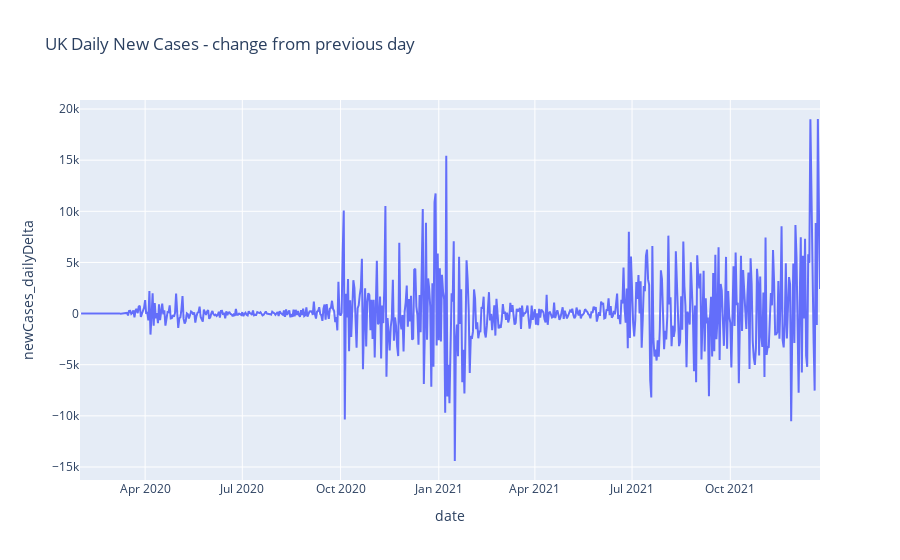
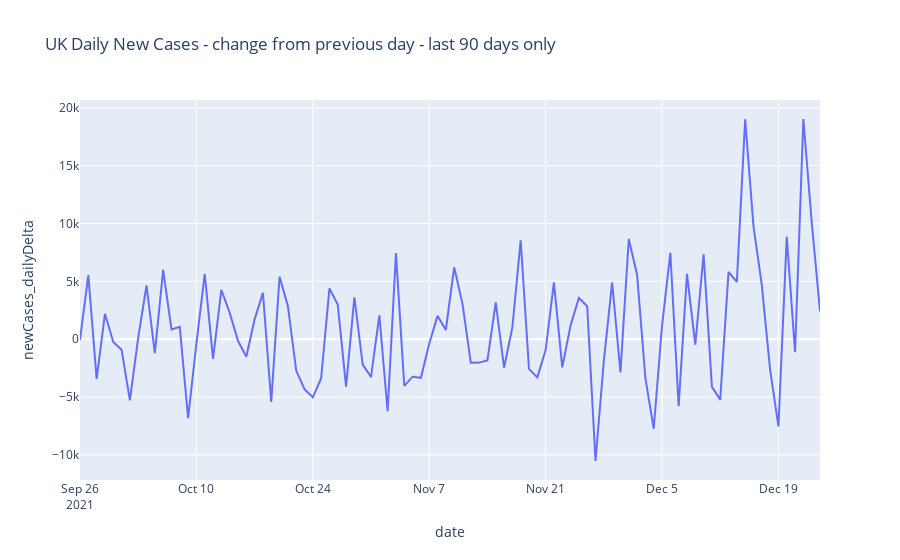

The code cell stored with these charts, in order, in its notebook:
### Markdown cell above
Now lets look at the daily delta in cases

### Code cell
fig = go.Figure()
fig = px.line(dataset, x="date", y="newCases_dailyDelta", title=dataset_name + ' Daily New Cases - change from previous day')
fig.show()

fig = go.Figure()
fig = px.line(datset_last90daysonly, x="date", y="newCases_dailyDelta", title=dataset_name + ' Daily New Cases - change from previous day - last 90 days only')
fig.show()

### Figure 1 — Plotly figure (JSON) as saved in the notebook; plotly's stock layout.template omitted (floating-point values rounded to 4 significant figures; data arrays with more than 128 entries replaced by an {"elided": "..."} marker saying what was removed)
{"data": [{"hovertemplate": "date=%{x}<br>newCases_dailyDelta=%{y}<extra></extra>", "legendgroup": "", "line": {"color": "#636efa", "dash": "solid"}, "marker": {"symbol": "circle"}, "mode": "lines", "name": "", "orientation": "v", "showlegend": false, "type": "scatter", "x": {"elided": "694 str values"}, "xaxis": "x", "y": {"elided": "694 int values"}, "yaxis": "y"}], "layout": {"legend": {"tracegroupgap": 0}, "title": {"text": "UK Daily New Cases - change from previous day"}, "xaxis": {"anchor": "y", "domain": [0, 1], "title": {"text": "date"}}, "yaxis": {"anchor": "x", "domain": [0, 1], "title": {"text": "newCases_dailyDelta"}}}}

### Figure 2 — Plotly figure (JSON) as saved in the notebook; plotly's stock layout.template omitted (floating-point values rounded to 4 significant figures)
{"data": [{"hovertemplate": "date=%{x}<br>newCases_dailyDelta=%{y}<extra></extra>", "legendgroup": "", "line": {"color": "#636efa", "dash": "solid"}, "marker": {"symbol": "circle"}, "mode": "lines", "name": "", "orientation": "v", "showlegend": false, "type": "scatter", "x": ["2021-09-26", "2021-09-27", "2021-09-28", "2021-09-29", "2021-09-30", "2021-10-01", "2021-10-02", "2021-10-03", "2021-10-04", "2021-10-05", "2021-10-06", "2021-10-07", "2021-10-08", "2021-10-09", "2021-10-10", "2021-10-11", "2021-10-12", "2021-10-13", "2021-10-14", "2021-10-15", "2021-10-16", "2021-10-17", "2021-10-18", "2021-10-19", "2021-10-20", "2021-10-21", "2021-10-22", "2021-10-23", "2021-10-24", "2021-10-25", "2021-10-26", "2021-10-27", "2021-10-28", "2021-10-29", "2021-10-30", "2021-10-31", "2021-11-01", "2021-11-02", "2021-11-03", "2021-11-04", "2021-11-05", "2021-11-06", "2021-11-07", "2021-11-08", "2021-11-09", "2021-11-10", "2021-11-11", "2021-11-12", "2021-11-13", "2021-11-14", "2021-11-15", "2021-11-16", "2021-11-17", "2021-11-18", "2021-11-19", "2021-11-20", "2021-11-21", "2021-11-22", "2021-11-23", "2021-11-24", "2021-11-25", "2021-11-26", "2021-11-27", "2021-11-28", "2021-11-29", "2021-11-30", "2021-12-01", "2021-12-02", "2021-12-03", "2021-12-04", "2021-12-05", "2021-12-06", "2021-12-07", "2021-12-08", "2021-12-09", "2021-12-10", "2021-12-11", "2021-12-12", "2021-12-13", "2021-12-14", "2021-12-15", "2021-12-16", "2021-12-17", "2021-12-18", "2021-12-19", "2021-12-20", "2021-12-21", "2021-12-22", "2021-12-23", "2021-12-24"], "xaxis": "x", "y": [-51, 5543, -3434, 2196, -242, -903, -5276, 138, 4638, -1208, 5982, 850, 1064, -6815, -376, 5650, -1704, 4256, 2290, -134, -1509, 1717, 4016, -5418, 5401, 2870, -2711, -4313, -5023, -3395, 4387, 2987, -4099, 3625, -2189, -3269, 2068, -6212, 7434, -4030, -3240, -3336, -388, 2017, 795, 6212, 3079, -2033, -2024, -1834, 3188, -2462, 1020, 8544, -2565, -3301, -937, 4913, -2433, 1192, 3564, 2851, -10524, -1886, 4902, -2867, 8658, 5571, -3361, -7736, 1144, 7467, -5768, 5651, -475, 7327, -4121, -5219, 5807, 4949, 19000, 9766, 4669, -2627, -7532, 8857, -1114, 19026, 10134, 2397], "yaxis": "y"}], "layout": {"legend": {"tracegroupgap": 0}, "title": {"text": "UK Daily New Cases - change from previous day - last 90 days only"}, "xaxis": {"anchor": "y", "domain": [0, 1], "title": {"text": "date"}}, "yaxis": {"anchor": "x", "domain": [0, 1], "title": {"text": "newCases_dailyDelta"}}}}
